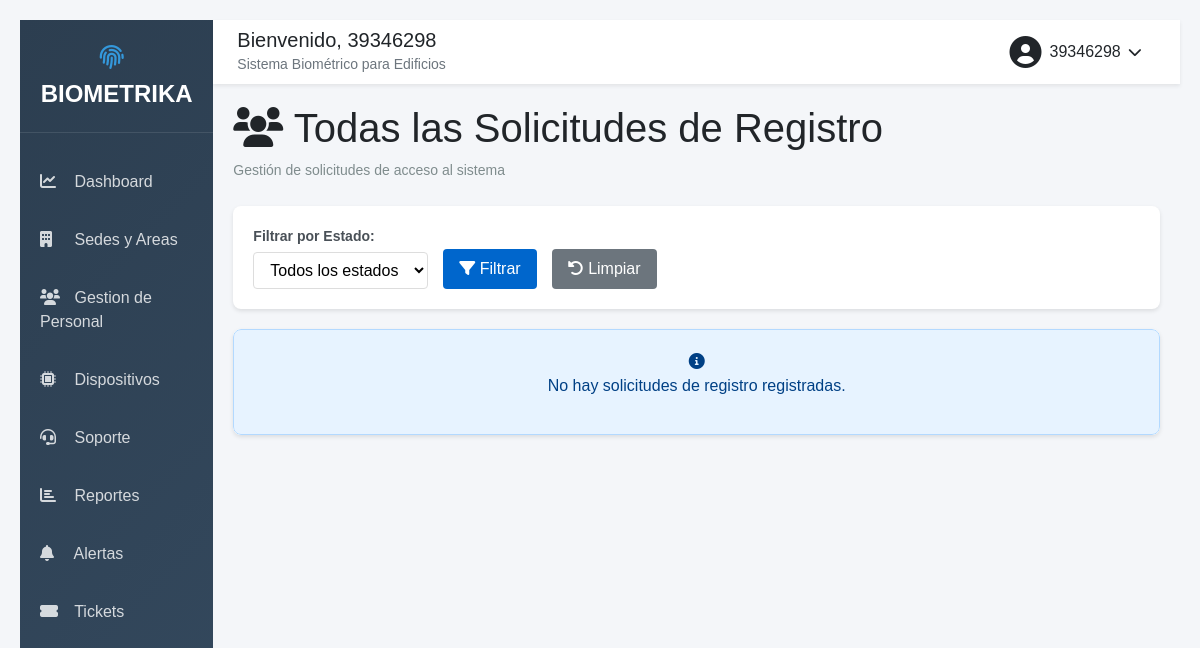
Page /usuarios/todas-solicitudes/ (signed in) on the earlier database version.
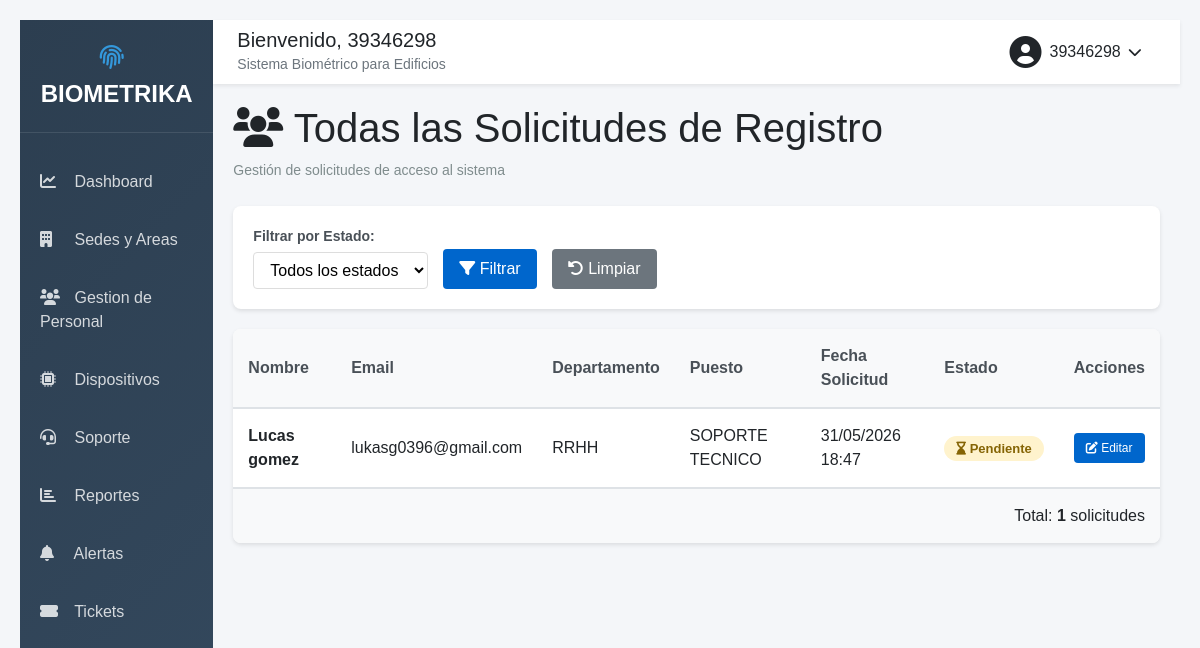
Same page on the later database version.
### usuarios/models.py (models this page shows, shortened)
class SolicitudRegistro(models.Model):
    nombre = models.CharField(max_length=150)
    dni = models.CharField(max_length=20, verbose_name='DNI')
    email = models.EmailField()
    telefono = models.CharField(max_length=20)
    departamento = models.CharField(max_length=100)
    puesto = models.CharField(max_length=100)
    superior = models.CharField(max_length=150, blank=True, null=True)
    fecha_ingreso = models.DateField(blank=True, null=True)
    fecha_solicitud = models.DateTimeField(auto_now_add=True)
    estado = models.CharField(
        max_length=20,
        choices=[
            ('pendiente', 'Pendiente'),
            ('aprobado', 'Aprobado'),
            ('rechazado', 'Rechazado'),
        ],
        default='pendiente'
    )
    class Meta:
        verbose_name = 'Solicitud de Registro'
        verbose_name_plural = 'Solicitudes de Registro'
        ordering = ['-fecha_solicitud']

### usuarios/views.py (the view)
# urls.py: path('todas-solicitudes/', views.todas_solicitudes, name='todas_solicitudes'),
@login_required
def todas_solicitudes(request):
    if not request.user.is_staff:
        return redirect('dashboard:index')
    estado = request.GET.get('estado', '')
    solicitudes = SolicitudRegistro.objects.all().order_by('-fecha_solicitud')
    if estado:
        solicitudes = solicitudes.filter(estado=estado)
    estados = SolicitudRegistro._meta.get_field('estado').choices
    return render(request, 'usuarios/todas_solicitudes.html', {
        'solicitudes': solicitudes,
        'estados': estados,
        'estado_filtro': estado
    })

### templates/usuarios/todas_solicitudes.html (shortened to what this page needs)
{% extends 'dashboard/base.html' %}
{% load static %}
{% block content %}
<link rel="stylesheet" href="{% static 'css/style_usuario_nuevo.css' %}">
<div class="contenido">
    <h1><i class="fa-solid fa-users"></i> Todas las Solicitudes de Registro</h1>
    <p class="subtitulo">Gestión de solicitudes de acceso al sistema</p>
    <div class="filtros-container">
        <form method="GET" class="filtros-form">
            <div class="filtro-grupo">
                <label>Filtrar por Estado:</label>
                <select name="estado">
                    <option value="">Todos los estados</option>
                </select>
            </div>
            <button type="submit" class="btn"><i class="fa-solid fa-filter"></i> Filtrar</button>
            <a href="{% url 'usuarios:todas_solicitudes' %}" class="btn btn-secondary"><i class="fa-solid fa-rotate-left"></i> Limpiar</a>
        </form>
    </div>
    <div class="tabla-container">
        {% if solicitudes %}
            <table class="tabla-datos">
                <thead>
                    <tr>
                        <th>Nombre</th>
                        <th>Email</th>
                        <th>Departamento</th>
                        <th>Puesto</th>
                        <th>Fecha Solicitud</th>
                        <th>Estado</th>
                        <th>Acciones</th>
                    </tr>
                </thead>
                <tbody>
                    {% for solicitud in solicitudes %}
                        <tr>
                            <td><strong>{{ solicitud.nombre }}</strong></td>
                            <td>{{ solicitud.email }}</td>
                            <td>{{ solicitud.departamento }}</td>
                            <td>{{ solicitud.puesto }}</td>
                            <td>{{ solicitud.fecha_solicitud|date:"d/m/Y H:i" }}</td>
                            <td>
                                <span class="badge estado-{{ solicitud.estado }}">
                                    {% if solicitud.estado == 'pendiente' %}
                                        <i class="fa-solid fa-hourglass-end"></i> Pendiente
                                    {% elif solicitud.estado == 'aprobado' %}
                                        <i class="fa-solid fa-check-circle"></i> Aprobado
                                    {% else %}
                                        <i class="fa-solid fa-xmark-circle"></i> Rechazado
                                    {% endif %}
                                </span>
                            </td>
                            <td>
                                <a href="/admin/usuarios/solicitudregistro/{{ solicitud.id }}/change/" class="btn-small btn-edit">
                                    <i class="fa-solid fa-edit"></i> Editar
                                </a>
                            </td>
                        </tr>
                    {% endfor %}
                </tbody>
            </table>
            <p class="total-registros">Total: <strong>{{ solicitudes.count }}</strong> solicitudes</p>
        {% else %}
            <div class="alerta-info">
                <i class="fa-solid fa-info-circle"></i>
                <p>No hay solicitudes de registro registradas.</p>
            </div>
        {% endif %}
    </div>
</div>
{% endblock %}

### templates/dashboard/base.html (shortened to what this page needs)
<!DOCTYPE html>
<html lang="es">
<head>
    <link href="https://cdn.jsdelivr.net/npm/bootstrap@5.1.3/dist/css/bootstrap.min.css" rel="stylesheet">
    <link rel="stylesheet" href="https://cdnjs.cloudflare.com/ajax/libs/font-awesome/6.0.0/css/all.min.css">
</head>
<body>
    <div class="container-fluid">
        <div class="row">
            <div class="col-md-2 p-0 sidebar">
                <div class="logo">
                    <i class="fas fa-fingerprint"></i>
                    BIOMETRIKA
                </div>
                <nav class="nav flex-column mt-3">
                    <a class="nav-link" href="{% url 'dashboard:dashboard' %}">
                        <i class="fas fa-chart-line"></i> Dashboard
                    </a>
                    <a class="nav-link" href="{% url 'sedes:lista' %}">
                        <i class="fas fa-building"></i> Sedes y Areas
                    </a>
                    <a class="nav-link" href="{% url 'personal:lista' %}">
                        <i class="fas fa-users"></i> Gestion de Personal
                    </a>
                    <a class="nav-link" href="{% url 'dispositivos:lista' %}">
                        <i class="fas fa-microchip"></i> Dispositivos
                    </a>
                    <a class="nav-link" href="{% url 'soporte:index' %}">
                        <i class="fas fa-headset"></i> Soporte
                    </a>
                    <a class="nav-link" href="{% url 'reportes:index' %}">
                        <i class="fas fa-chart-bar"></i> Reportes
                    </a>
                    <a class="nav-link" href="{% url 'alertas:lista' %}">
                        <i class="fas fa-bell"></i> Alertas
                    </a>
                    <a class="nav-link" href="{% url 'tickets:lista' %}">
                        <i class="fas fa-ticket-alt"></i> Tickets
                    </a>
                </nav>
            </div>
            <div class="col-md-10 p-0">
                <nav class="navbar navbar-custom px-4 py-2">
                    <div>
                        <h5 class="mb-0">Bienvenido, {{ user.get_full_name|default:user.username }}</h5>
                        <small class="text-muted">Sistema Biométrico para Edificios</small>
                    </div>
                    <div class="position-relative">
                        <div class="user-menu d-flex align-items-center" onclick="toggleUserMenu()">
                            <i class="fas fa-user-circle fa-2x me-2"></i>
                            <span>{{ user.username }}</span>
                            <i class="fas fa-chevron-down ms-2 small"></i>
                        </div>
                    </div>
                </nav>
                <div class="main-content">
                    {% block content %}
                    {% endblock %}
                </div>
            </div>
        </div>
    </div>
</body>
</html>

### static/css/style_usuario_nuevo.css (style rules this page uses)
* { margin: 0; padding: 0; box-sizing: border-box; font-family: Arial, Helvetica, sans-serif; }
body { display: flex; flex-direction: column; justify-content: center; align-items: center; min-height: 100vh; background: #f4f6f9; padding: 20px; }
.logo { margin-bottom: 20px; }
.subtitulo { color: #7f8c8d; margin-bottom: 25px; font-size: 14px; }

### templates/dashboard/base.html (style rules this page uses)
:root { --primary-color: #2c3e50; --secondary-color: #3498db; }
body { font-family: 'Segoe UI', Tahoma, Geneva, Verdana, sans-serif; background-color: #f4f6f9; }
.sidebar { min-height: 100vh; background: linear-gradient(135deg, var(--primary-color) 0%, #34495e 100%); color: white; }
.sidebar .nav-link { color: rgba(255,255,255,0.8); padding: 12px 20px; margin: 5px 0; border-radius: 8px; transition: all 0.3s; }
.sidebar .nav-link i { margin-right: 10px; width: 20px; }
.navbar-custom { background: white; box-shadow: 0 2px 4px rgba(0,0,0,0.08); }
.user-menu { cursor: pointer; padding: 8px 15px; border-radius: 20px; transition: background 0.3s; }
.logo { font-size: 24px; font-weight: bold; padding: 20px; text-align: center; border-bottom: 1px solid rgba(255,255,255,0.1); }
.logo i { margin-right: 10px; color: var(--secondary-color); }
.main-content { padding: 20px; }

### templates/usuarios/todas_solicitudes.html (style rules this page uses)
.filtros-container { background: white; padding: 20px; border-radius: 8px; margin-bottom: 20px; box-shadow: 0 2px 4px rgba(0,0,0,0.1); }
.filtros-form { display: flex; gap: 15px; align-items: flex-end; flex-wrap: wrap; }
.filtro-grupo { display: flex; flex-direction: column; gap: 5px; }
.filtro-grupo label { font-weight: 600; color: #495057; font-size: 14px; }
.filtro-grupo select { padding: 8px 12px; border: 1px solid #ddd; border-radius: 4px; background: white; }
.tabla-container { background: white; border-radius: 8px; overflow-x: auto; box-shadow: 0 2px 4px rgba(0,0,0,0.1); }
.tabla-datos { width: 100%; border-collapse: collapse; margin: 0; }
.tabla-datos thead { background: #f8f9fa; border-bottom: 2px solid #dee2e6; }
.tabla-datos th { padding: 15px; text-align: left; font-weight: 600; color: #495057; }
.tabla-datos td { padding: 15px; border-bottom: 1px solid #dee2e6; }
.badge { display: inline-block; padding: 6px 12px; border-radius: 20px; font-size: 13px; font-weight: 600; }
.badge.estado-pendiente { background: #fff3cd; color: #856404; }
.btn-small { padding: 6px 12px; border: none; border-radius: 4px; cursor: pointer; font-size: 12px; transition: all 0.3s; text-decoration: none; display: inline-block; }
.btn-edit { background: #0066cc; color: white; }
.btn { padding: 8px 16px; background: #0066cc; color: white; border: none; border-radius: 4px; cursor: pointer; }
.btn-secondary { background: #6c757d; }
.total-registros { padding: 15px; background: #f8f9fa; text-align: right; margin: 0; border-top: 1px solid #dee2e6; }

Differences in the rows shown:
added SolicitudRegistro: nombre "Lucas gomez", email "lukasg0396@gmail.com", departamento "RRHH", puesto "SOPORTE TECNICO", fecha_solicitud "31/05/2026 18:47", estado "pendiente" (drawn)
Other differences:
{{ solicitudes.count }}: (not shown) → "1"
text no longer shown: "No hay solicitudes de registro registradas."
text now shown: "Nombre Email Departamento Puesto Fecha Solicitud Estado Acciones Total: solicitudes"
